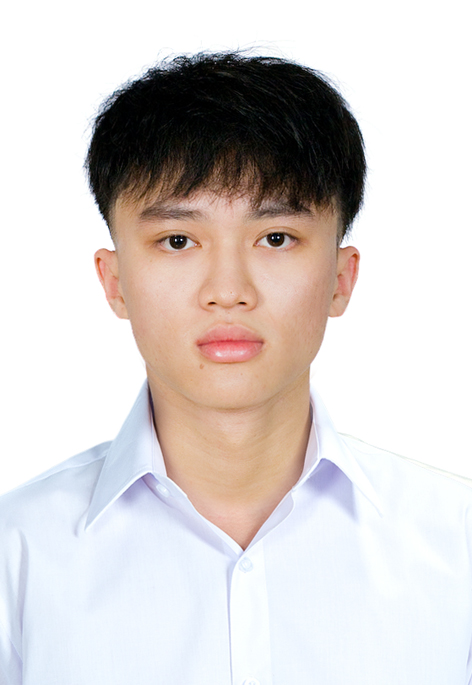
#> input picture anh_lbp.jpg, 472 x 685 px
$ jupyter execute cau1.ipynb
#> lines starting #> are read from the running program, lines starting #| are printed output that depends on the picture
[cell 1]
from google.colab import files
uploaded = files.upload()
#> the answer given: anh_lbp.jpg
IMAGE_PATH = list(uploaded.keys())[0]

[cell 2]
import numpy as np
import matplotlib.pyplot as plt
from PIL import Image

img_mau = np.array(Image.open(IMAGE_PATH).convert("RGB"))
#> img_mau is the input picture: shape (685, 472, 3); mean R, G, B 214.7, 208.8, 207.1

R = img_mau[:, :, 0].astype(float)
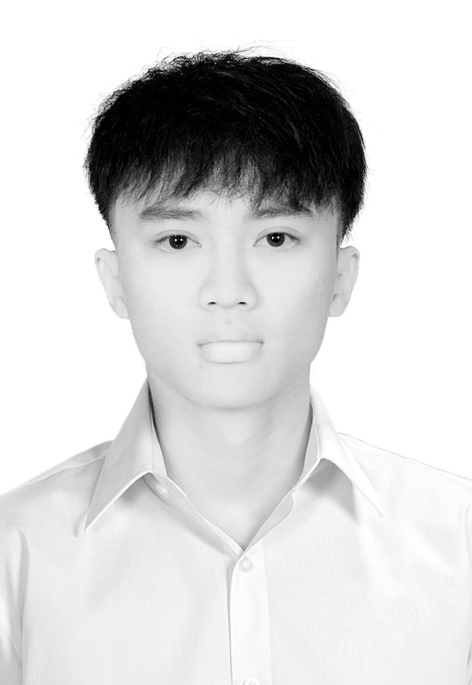
#> R: shape (685, 472) float64; min 0, max 255, mean 214.7
G = img_mau[:, :, 1].astype(float)
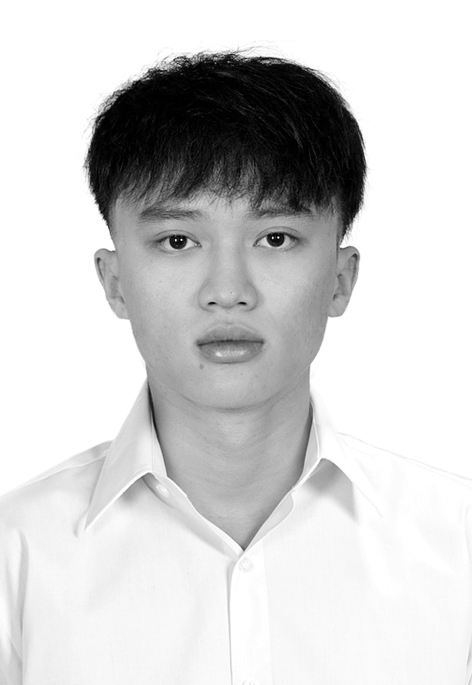
#> G: shape (685, 472) float64; min 0, max 255, mean 208.8
B = img_mau[:, :, 2].astype(float)
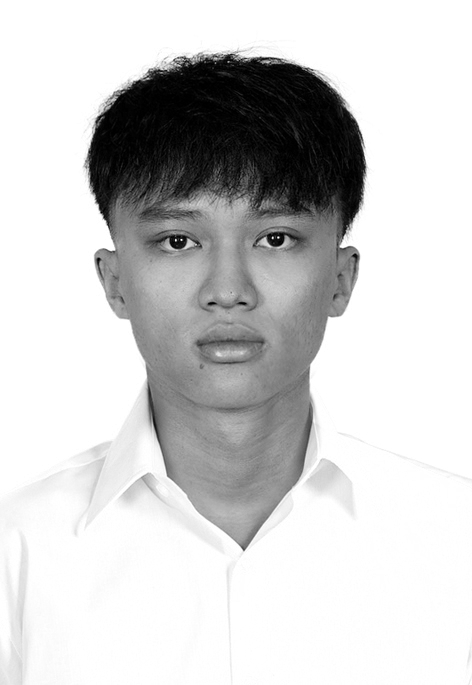
#> B: shape (685, 472) float64; min 0, max 255, mean 207.1
gray = np.clip(0.299*R + 0.587*G + 0.114*B, 0, 255).astype(np.uint8)

plt.figure(figsize=(10, 4))
plt.subplot(1, 2, 1); plt.imshow(img_mau);                    plt.title("Ảnh màu gốc");  plt.axis("off")
plt.subplot(1, 2, 2); plt.imshow(gray, cmap="gray");          plt.title("Ảnh xám");       plt.axis("off")
plt.suptitle("Bước 1 – Chuyển sang ảnh xám", fontweight="bold")
plt.tight_layout(); plt.show()
#> after `plt.tight_layout()`:
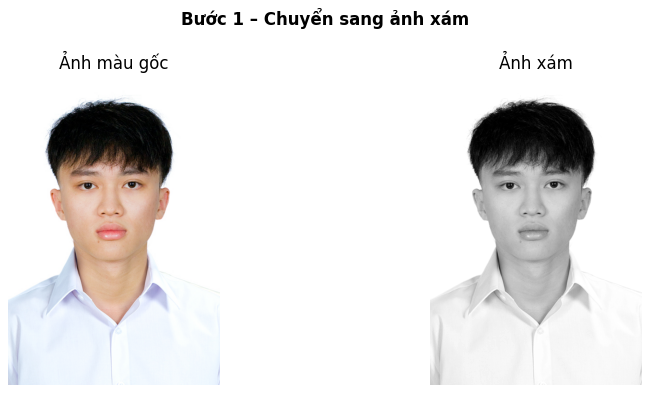
#> figure drawn by matplotlib, 2 panels

[cell 3]
H1 = np.zeros(256, dtype=int)
for gia_tri in gray.ravel():
    H1[gia_tri] += 1
#> after the loop, H1 = 256 values, max 118885 at index 255, min 75 at index 78, mean 1263

plt.figure(figsize=(8, 3))
plt.bar(range(256), H1, color="steelblue", width=1)
plt.title("H1 – Histogram ảnh xám gốc", fontweight="bold")
plt.xlabel("Mức sáng (0–255)"); plt.ylabel("Số pixel")
plt.tight_layout(); plt.show()
#> after `plt.tight_layout()`:
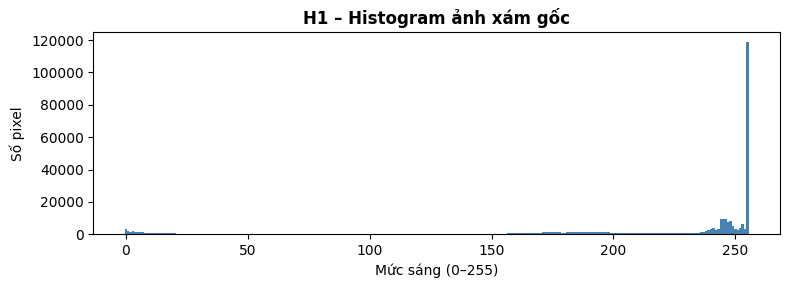
#> figure drawn by matplotlib, 1 panel; tallest bar 118885 high, from x = 254.5 to 255.5

[cell 4]
N    = gray.size
#> N = 323320
cdf  = np.cumsum(H1)
#> cdf = 256 values from 3043 to 323320
cdf_min = cdf[cdf > 0][0]
#> cdf_min = 3043

lut = np.round((cdf - cdf_min) / (N - cdf_min) * 255).astype(np.uint8)
#> lut = 256 values from 0 to 255

eq_img = lut[gray]
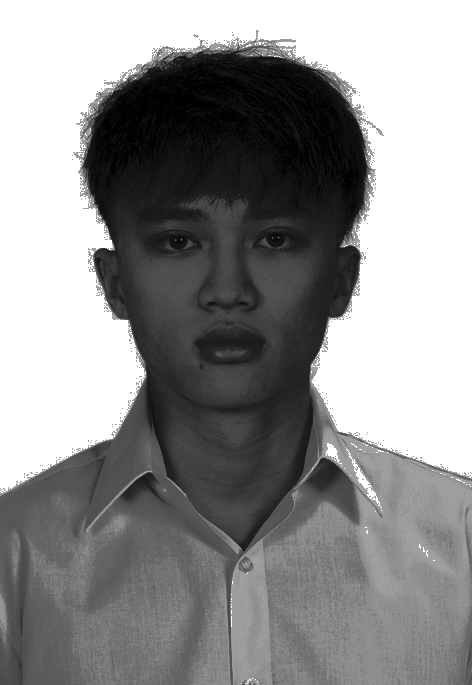
#> eq_img: shape (685, 472); min 0, max 255, mean 144.5

H2 = np.zeros(256, dtype=int)
for gia_tri in eq_img.ravel():
    H2[gia_tri] += 1
#> after the loop, H2 = 256 values, max 118885 at index 255, min 0 at index 1, mean 1263

plt.figure(figsize=(12, 4))
plt.subplot(1, 2, 1); plt.imshow(eq_img, cmap="gray"); plt.title("Ảnh sau cân bằng"); plt.axis("off")
plt.subplot(1, 2, 2)
plt.bar(range(256), H2, color="darkorange", width=1)
plt.title("H2 – Histogram sau cân bằng", fontweight="bold")
plt.xlabel("Mức sáng (0–255)"); plt.ylabel("Số pixel")
plt.tight_layout(); plt.show()
#> after `plt.tight_layout()`:
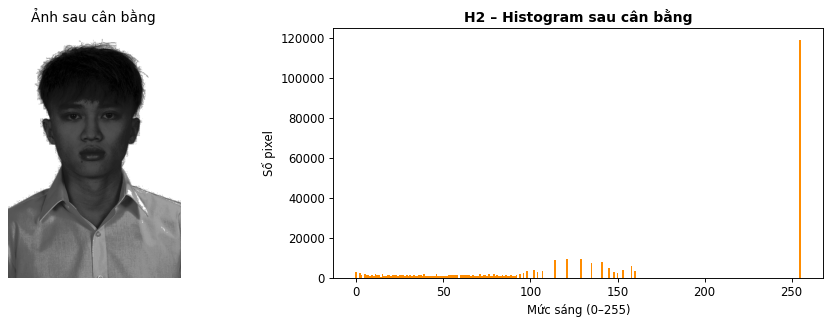
#> figure drawn by matplotlib, 2 panels; panel 2: tallest bar 118885 high, from x = 254.5 to 255.5

[cell 5]
a, b = 30, 120
shrunk_img = np.clip(
    np.round(a + (b - a) / 255.0 * eq_img.astype(float)),
    a, b
).astype(np.uint8)
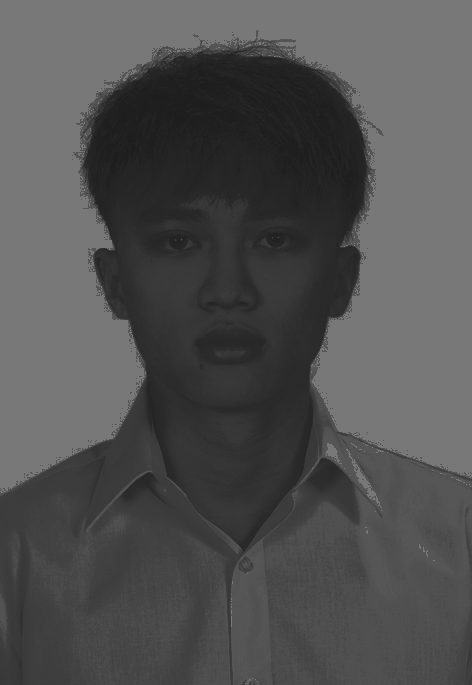
#> shrunk_img: shape (685, 472); min 30, max 120, mean 81

H3 = np.zeros(256, dtype=int)
for gia_tri in shrunk_img.ravel():
    H3[gia_tri] += 1
#> after the loop, H3 = 256 values, max 118885 at index 120, min 0 at index 0, mean 1263

plt.figure(figsize=(12, 4))
plt.subplot(1, 2, 1); plt.imshow(shrunk_img, cmap="gray"); plt.title("Ảnh sau thu hẹp [30, 120]"); plt.axis("off")
plt.subplot(1, 2, 2)
plt.bar(range(256), H3, color="seagreen", width=1)
plt.axvline(30,  color="red",  linestyle="--", label="a=30")
plt.axvline(120, color="blue", linestyle="--", label="b=120")
plt.title("H3 – Histogram sau thu hẹp (30–120)", fontweight="bold")
plt.xlabel("Mức sáng (0–255)"); plt.ylabel("Số pixel")
plt.legend(); plt.tight_layout(); plt.show()
#> after `plt.legend()`:
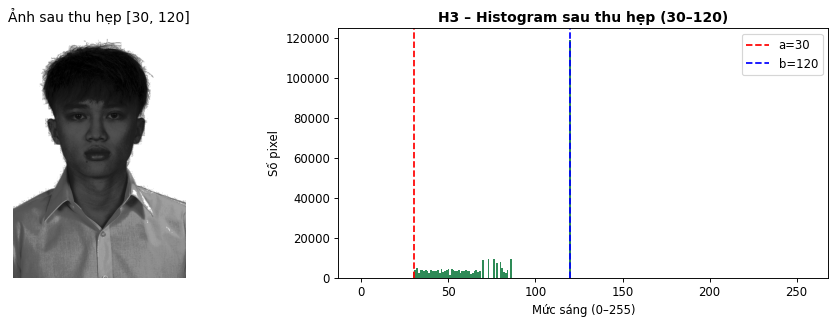
#> figure drawn by matplotlib, 2 panels; panel 2: tallest bar 118885 high, from x = 119.5 to 120.5

print(f"Pixel nhỏ nhất: {shrunk_img.min()}, lớn nhất: {shrunk_img.max()}  (phải nằm trong [30, 120])")
#| Pixel nhỏ nhất: 30, lớn nhất: 120  (phải nằm trong [30, 120])

[cell 6]
fig, axes = plt.subplots(3, 2, figsize=(13, 13))
fig.suptitle("Câu 1 – Histogram Processing", fontsize=15, fontweight="bold")

axes[0,0].imshow(gray, cmap="gray");    axes[0,0].set_title("Ảnh xám gốc");              axes[0,0].axis("off")
axes[0,1].bar(range(256), H1, color="steelblue",  width=1); axes[0,1].set_title("H1 – Histogram gốc")

axes[1,0].imshow(eq_img, cmap="gray");  axes[1,0].set_title("Ảnh sau cân bằng");         axes[1,0].axis("off")
axes[1,1].bar(range(256), H2, color="darkorange", width=1); axes[1,1].set_title("H2 – Sau cân bằng")

axes[2,0].imshow(shrunk_img, cmap="gray"); axes[2,0].set_title("Ảnh sau thu hẹp [30,120]"); axes[2,0].axis("off")
axes[2,1].bar(range(256), H3, color="seagreen",   width=1); axes[2,1].set_title("H3 – Sau thu hẹp")
axes[2,1].axvline(30, color="red", linestyle="--", label="a=30")
axes[2,1].axvline(120, color="blue", linestyle="--", label="b=120")
axes[2,1].legend()

for ax in axes[:, 1]: ax.set_xlabel("Mức sáng (0–255)"); ax.set_xlim(0, 255)

plt.tight_layout()
plt.savefig("cau1_ket_qua.png", dpi=150, bbox_inches="tight")
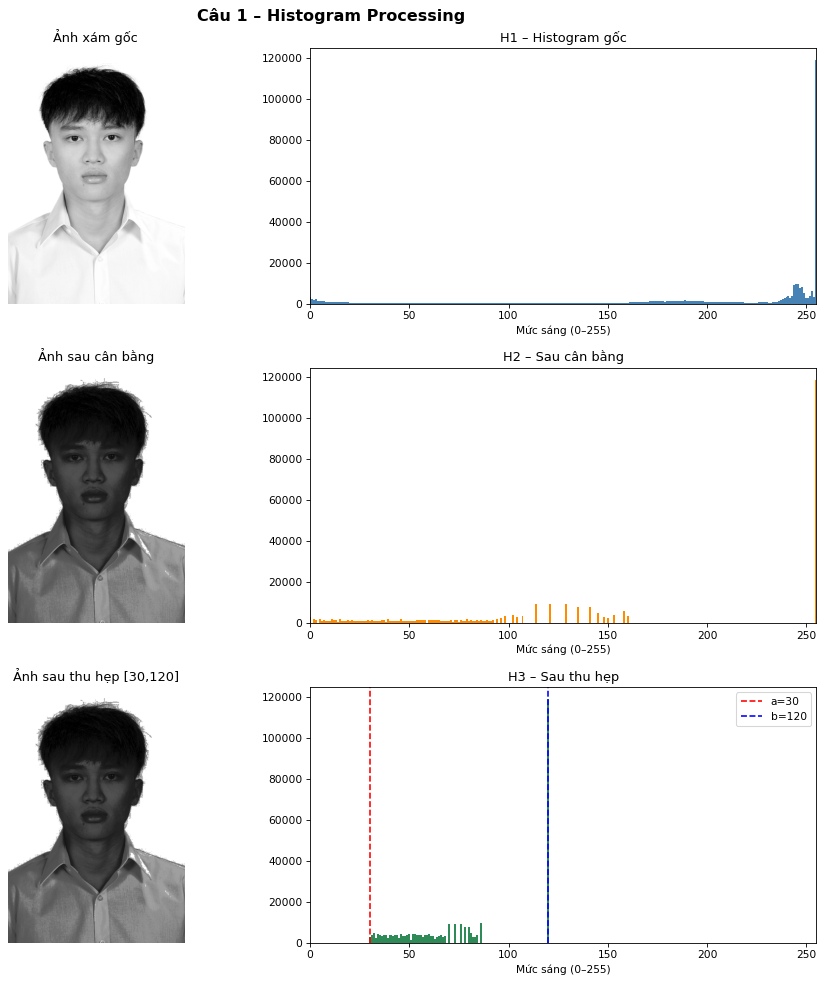
#> figure drawn by matplotlib, 6 panels; panel 2: tallest bar 118885 high, from x = 254.5 to 255.5; panel 4: tallest bar 118885 high, from x = 254.5 to 255.5; panel 6: tallest bar 118885 high, from x = 119.5 to 120.5
plt.show()
print(" Đã lưu: cau1_ket_qua.png")
